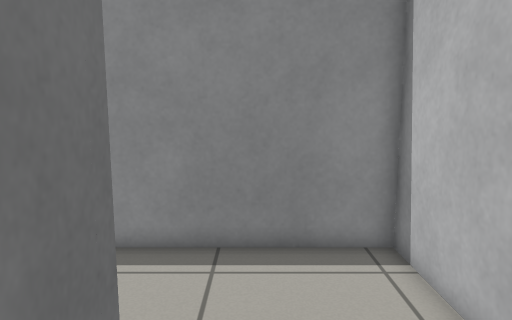
[1] (above)

17 first-person views from a walk through a robot-simulator world made for Gazebo. The camera is 0.94 m above the floor, tilts 8° down and sees 70° across. The floor is counted in squares, 0.25 m on a side. Each view is taken from the middle of a square. On the plan, view 1 faces up. The plan holds only what a view shows up to about 20 squares ahead; the rest is blank.

[2]
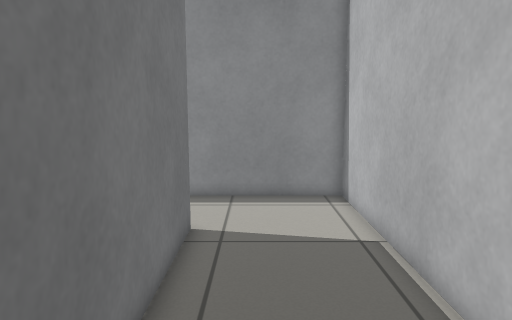

[3]
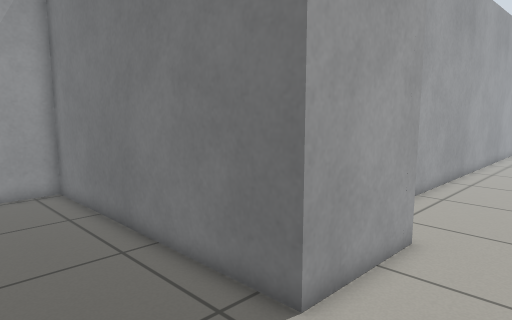

[4]
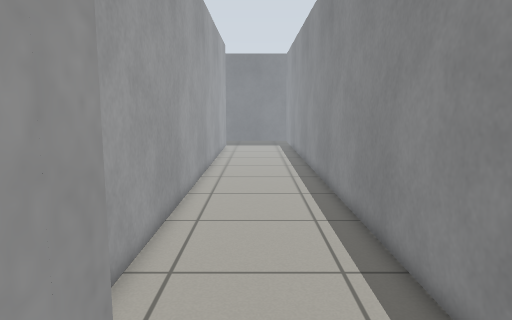

[5]
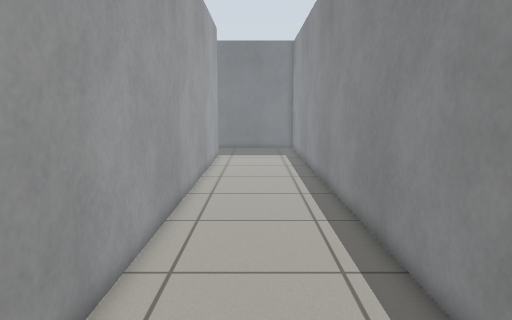

[6]
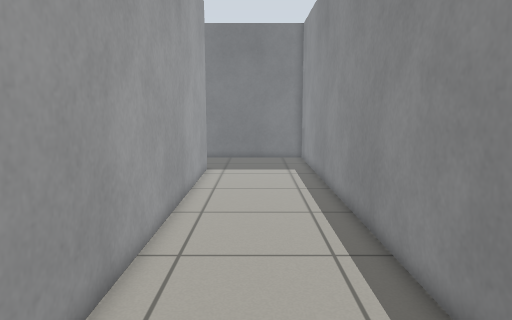

[7]
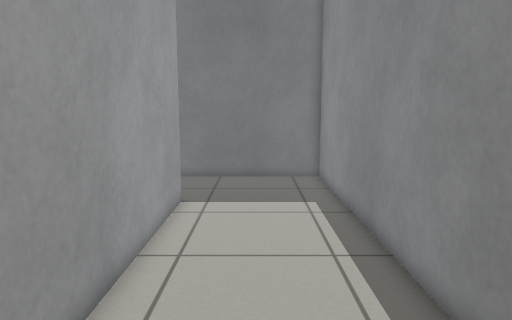

[8]
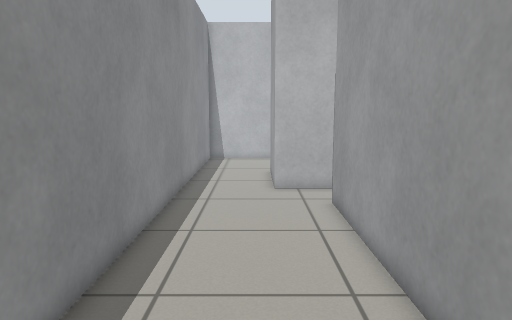

[9]
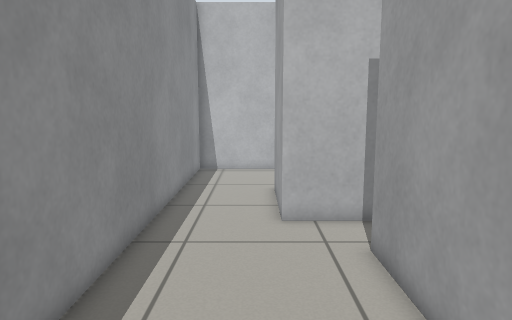

[10]
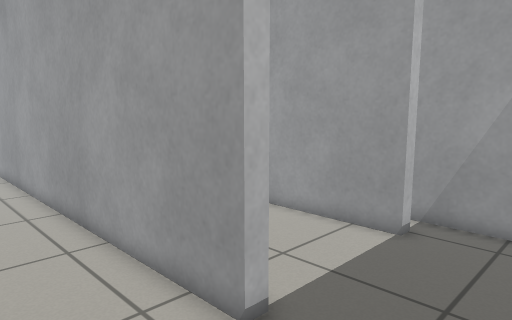

[11]
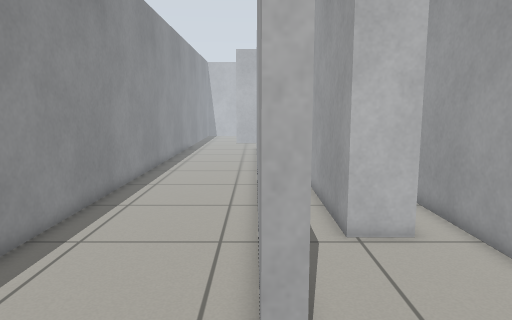

[12]
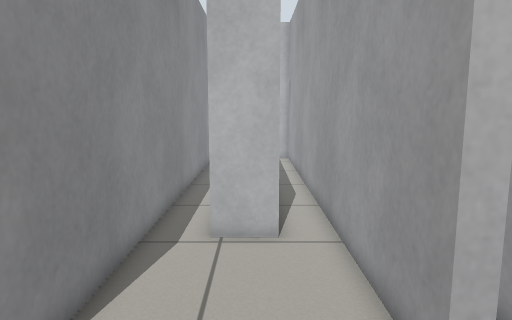

[13]
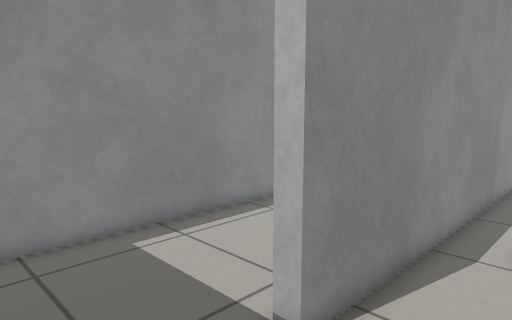

[14]
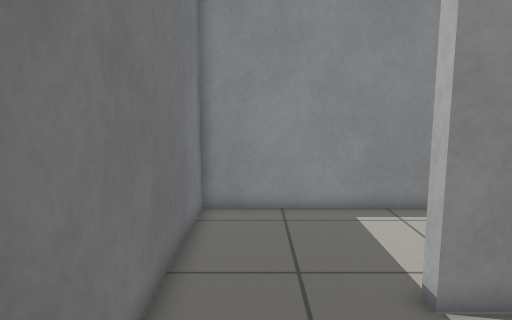

[15]
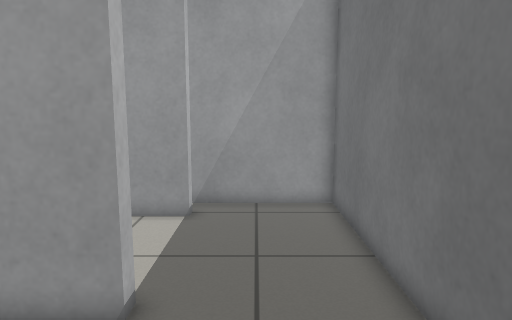

[16]
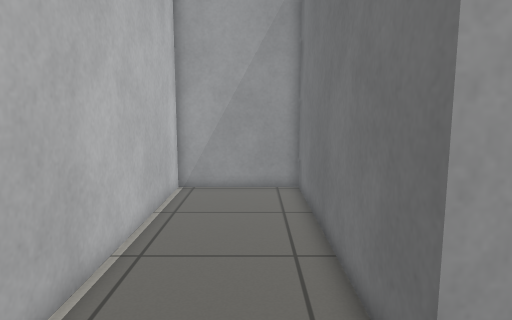

[17]
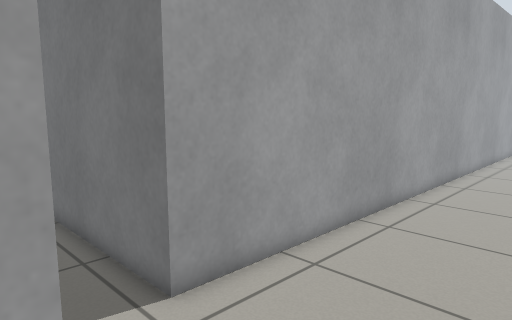

### Floor plan
Points are (right, up) in squares from view 1. A wall is a line through its corners. A room is listed if a view was taken in it or the views show most of it. See-through windows are left out.
Room 1 (views 1, 2, 3, 4, 5, 6, 7, 8, 9, 10, 15, 16, 17)
walls: (-7.1, 5.1) (-2.1, 5.1) (-2.1, -8.3) (3.7, -8.3) (3.7, 9.5) (-48.1, 9.5) (-48.1, 3.6); (-42.7, 2.9) (-9.7, 2.9)
ways out: opening at (-45, 2.5) to room 2; opening at (-8.5, 3.5)
Room 2 (views 11, 12, 13, 14)
walls: (-42.7, -4.1) (-42.7, -3.5) (-35, -3.5); (-37.5, 2.3) (-42.7, 2.3) (-42.7, 2.9); (-48.1, 3.6) (-48.1, -5.3) (-42.1, -5.3); (-36.7, -1.7) (-36.7, 0.3)
ways out: opening at (-45, 2.5) to room 1; opening at (-37, 1)

Positions as (right, up) in squares from view 1, and headings:
1: (0, 0), facing up
2: (0, -6), facing up
3: (3, 9), facing down-left
4: (-5, 6), facing left
5: (-13, 6), facing left
6: (-20, 6), facing left
7: (-28, 6), facing left
8: (-24, 6), facing right
9: (-19, 6), facing right
10: (-47, 7), facing down-right
11: (-47, 3), facing right
12: (-47, -1), facing right
13: (-47, -1), facing up-right
14: (-46, -4), facing up
15: (-45, 9), facing down
16: (0, 9), facing down
17: (-6, 9), facing down-left
